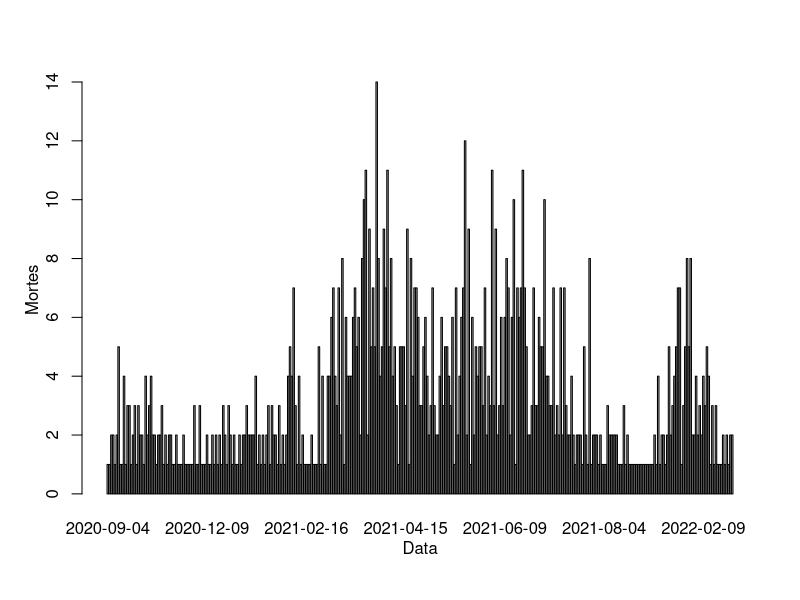

Write R code to recreate this figure.
if (!("readxl") %in% installed.packages()) install.packages("readxl")
if (!("ggplot2") %in% installed.packages()) install.packages("ggplot2")
library(ggplot2)
library(readxl)
covid_19_bauru_mortes <- read_excel("dados/covid_19_bauru_mortes.xlsx", range=cell_cols("G:G"), col_types=c("date"))
datas_obito <- table(covid_19_bauru_mortes)
barplot(datas_obito[-1])
mtext(side = 1, text = "Data", line = 2)
mtext(side = 2, text = "Mortes", line = 2)
